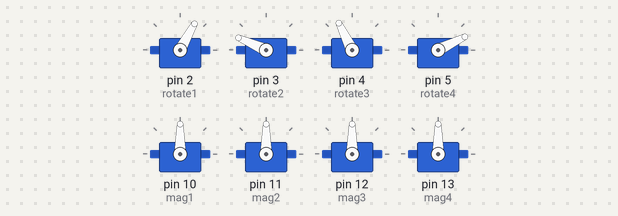
A sketch run on a simulated Arduino Uno, built with avr-gcc and run on an emulated ATmega328P. Parts: 8 × servo.

Above: at 0.05 s.
At 1.2 s:
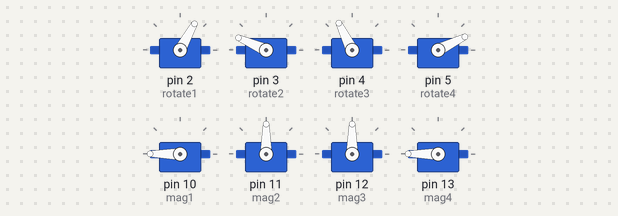
At 2.4 s:
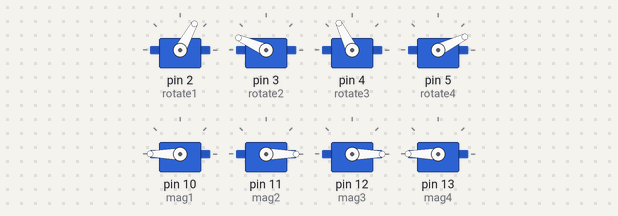
At 3.0 s:
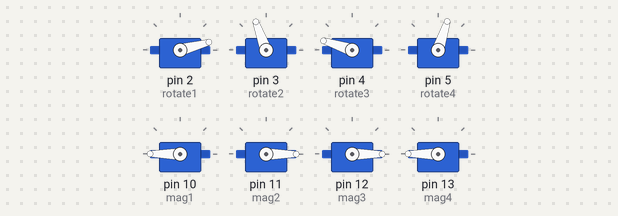
At 3.6 s:
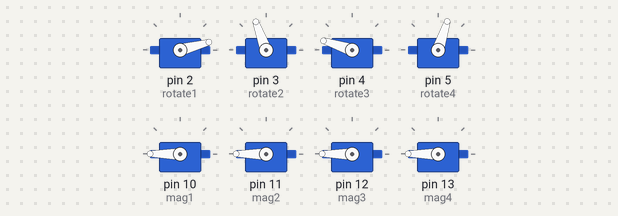
At 4.8 s:
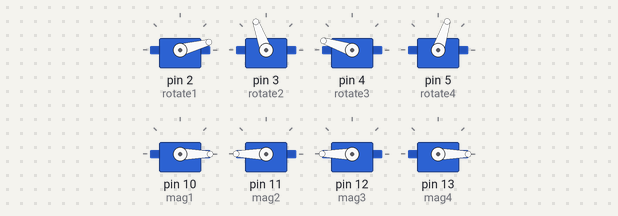
Timing chart, 0 to 6.2 s (numbered marks = the images above):
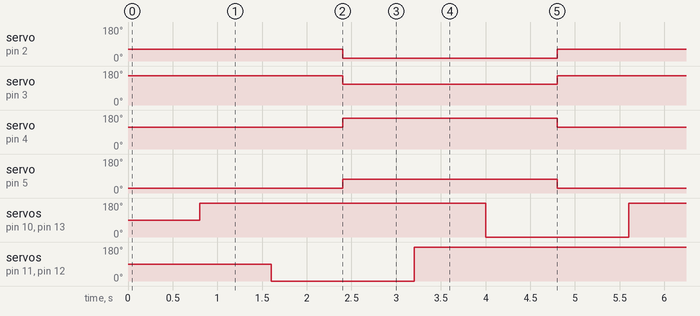

Measured:
- by itself, servo on pin 2 (rotate1): alternates 61° for 2.4 s and 15° for 2.4 s
- by itself, servo on pin 3 (rotate2): alternates 156° for 2.4 s and 110° for 2.4 s
- by itself, servo on pin 4 (rotate3): alternates 162° for 2.4 s and 116° for 2.4 s
- by itself, servo on pin 5 (rotate4): alternates 72° for 2.4 s and 26° for 2.4 s
- by itself, servo on pin 10 (mag1), servo on pin 11 (mag2), servo on pin 12 (mag3), servo on pin 13 (mag4): alternates 180° for 3.2 s and 0° for 1.6 s

The sketch:

walk_2_legs_v4.ino
```cpp
#include <Servo.h> // Include the servo library

// create servo objects to control rotation and magnet for each leg
// front left
Servo rotate1;
Servo mag1;
// front right
Servo rotate2;
Servo mag2;
// back left
Servo rotate3;
Servo mag3;
// back right
Servo rotate4;
Servo mag4;

int bAngle = -23; // backward angle
int fAngle = 23; // forward angle

int magOn = 180; // mag on angle
int magOff = 0; // mag off angle

//funcs to convert intuitive angles to servo angles
int to1(int angle) {
  return 45 -7 + angle;
}
int to2(int angle) {
  return 135 - 2 - angle;
}
int to3(int angle) {
  return 135 + 4 + angle;
}
int to4(int angle) {
  return 45 + 4 - angle;
}

void setup() {
  // initialize serial communications at 9600 bps:
  Serial.begin(9600);

  rotate1.attach(2);
  rotate2.attach(3);
  rotate3.attach(4);
  rotate4.attach(5);

  mag1.attach(10);
  mag2.attach(11);
  mag3.attach(12);
  mag4.attach(13);

//  mag1.write(magOff);
//  mag2.write(magOff);
//  mag3.write(magOff);
//  mag4.write(magOff);
//
//  rotate1.write(to1(bAngle));
//  rotate2.write(to2(fAngle));
//  rotate3.write(to3(fAngle));
//  rotate4.write(to4(bAngle));
//
//  delay(800);
//  Serial.println("PUT ON WALL");
//
//  mag2.write(magOn);
//  mag3.write(magOn);
//  delay(800);
//  Serial.println("Start");
}

void loop() {
  rotate1.write(to1(fAngle));
  rotate2.write(to2(bAngle));
  rotate3.write(to3(bAngle));
  rotate4.write(to4(fAngle));

  delay(800);
  mag1.write(magOn);
  mag4.write(magOn);
  delay(800);
  mag2.write(magOff);
  mag3.write(magOff);
  delay(800);

  rotate1.write(to1(bAngle));
  rotate2.write(to2(fAngle));
  rotate3.write(to3(fAngle));
  rotate4.write(to4(bAngle));

  delay(800);
  mag2.write(magOn);
  mag3.write(magOn);
  delay(800);
  mag1.write(magOff);
  mag4.write(magOff);
  delay(800);
}
```
